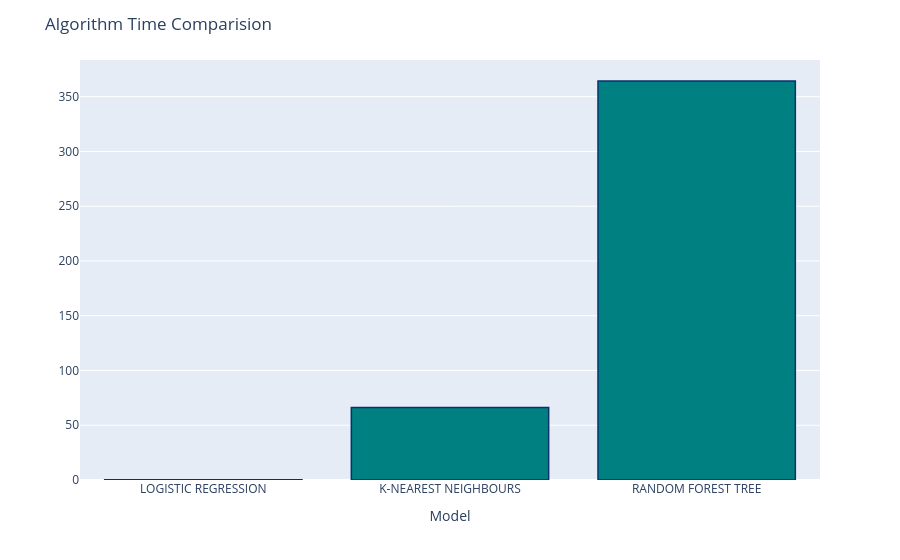

Write notebook code for a chart like this one.
### Code cell
fig = px.bar(x=list(algo_time.keys()), y=list(algo_time.values()))
fig.update_traces(marker_color='teal', marker_line_color='rgb(8,48,107)', marker_line_width=1.5)
fig.update_layout(title="Algorithm Time Comparision", xaxis_title="Model", yaxis_title="")
fig.show()

### Figure 1 — Plotly figure (JSON) as saved in the notebook; plotly's stock layout.template omitted (floating-point values rounded to 4 significant figures)
{"data": [{"alignmentgroup": "True", "hovertemplate": "x=%{x}<br>y=%{y}<extra></extra>", "legendgroup": "", "marker": {"color": "teal", "line": {"color": "rgb(8,48,107)", "width": 1.5}, "pattern": {"shape": ""}}, "name": "", "offsetgroup": "", "orientation": "v", "showlegend": false, "textposition": "auto", "type": "bar", "x": ["LOGISTIC REGRESSION", "K-NEAREST NEIGHBOURS", "RANDOM FOREST TREE"], "xaxis": "x", "y": [0.1429, 66.22, 364.3], "yaxis": "y"}], "layout": {"autosize": true, "barmode": "relative", "legend": {"tracegroupgap": 0}, "margin": {"t": 60}, "title": {"text": "Algorithm Time Comparision"}, "xaxis": {"anchor": "y", "autorange": true, "domain": [0, 1], "range": [-0.5, 2.5], "title": {"text": "Model"}, "type": "category"}, "yaxis": {"anchor": "x", "autorange": true, "domain": [0, 1], "range": [0, 383.5], "title": {"text": ""}, "type": "linear"}}}
